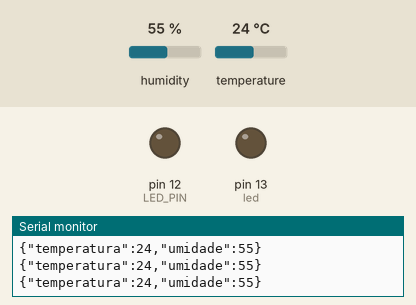
Bench run of a sketch on a simulated Arduino Uno, built with avr-gcc and run on an emulated ATmega328P. Parts: output pins drawn as LEDs (lit = HIGH), the last lines printed to the serial monitor. Inputs (shaded band) come from the test bench; at power-on: temperature 24 °C, humidity 55 %.

Above: at 2.8 s.
2.9 s: temperature set to 31 °C
5.6 s: temperature set to 34 °C
At 7.2 s:
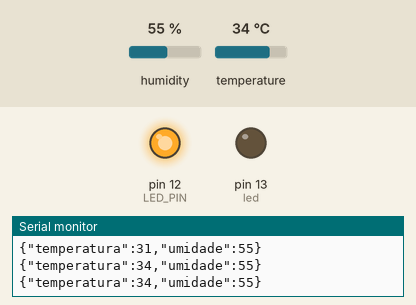
8.3 s: temperature set to 12 °C
At 11.0 s:
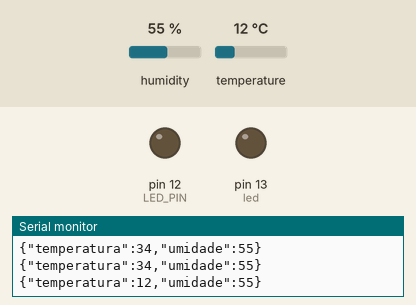
11.6 s: temperature set to 33 °C
At 13.6 s:
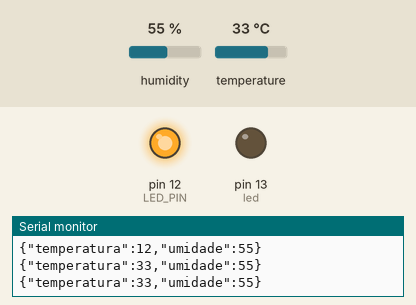
Timing chart, 0 to 15.1 s (numbered marks = the images above; inputs shaded):
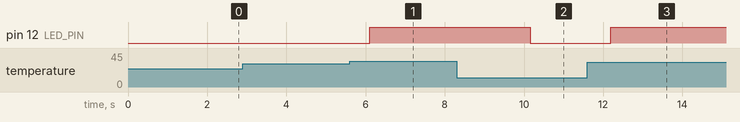

The sketch:

sketch_aug14b.ino
```cpp
/*
Código exemplo demonstrando o funcionamento do Sensor DTH11 enviando
informações via serial no formato JSON para o servidor node-Red que recebe e transmite via protocolo MQTT

*/

#define LED_PIN 12
/////Json
#include <ArduinoJson.h>
const int TAMANHO = 50;  //define o tamanho do buffer para o json

///// Sensor DTH
#include "DHT.h"
#define DHTPIN  7  //define o pino usado no arduino
#define DHTTYPE DHT11
DHT dht(DHTPIN, DHTTYPE); //declara a objeto da classe

////// Outras declarações
#define led 13 //define led conectado no pino 13

void setup()
{
  //inicialia c sensor
  dht.begin();

  //inicializa comunicação serial
  Serial.begin(9600);

  //configura pinos de saida do arduinos
  pinMode(led, OUTPUT);

  pinMode(LED_PIN, OUTPUT);
}

void loop()
{

  StaticJsonDocument<TAMANHO> json; //Aloca buffer para objeto json

  // Faz a leitura da temperatura
  float temp = dht.readTemperature();
  // faz a leitura da humidade
  float umi = dht.readHumidity();

  if (temp > 32) {
    digitalWrite(LED_PIN, HIGH);
  }else{
      digitalWrite(LED_PIN, LOW);
    }


  //formato de escrita do json
  json["temperatura"] = temp;
  json["umidade"] = umi;

  serializeJson(json, Serial);
  Serial.println();

  //delay
  delay(1000);
}
```

Measured:
- the behaviour switches between 32 and 33 °C on temperature (found by bisection; images 0 and 1)
- after the input at 5.6 s, pin 12 (LED_PIN): LOW → HIGH after 0.51 s
- after the input at 8.3 s, pin 12 (LED_PIN): HIGH → LOW after 1.9 s
- after the input at 11.6 s, pin 12 (LED_PIN): LOW → HIGH after 0.59 s
